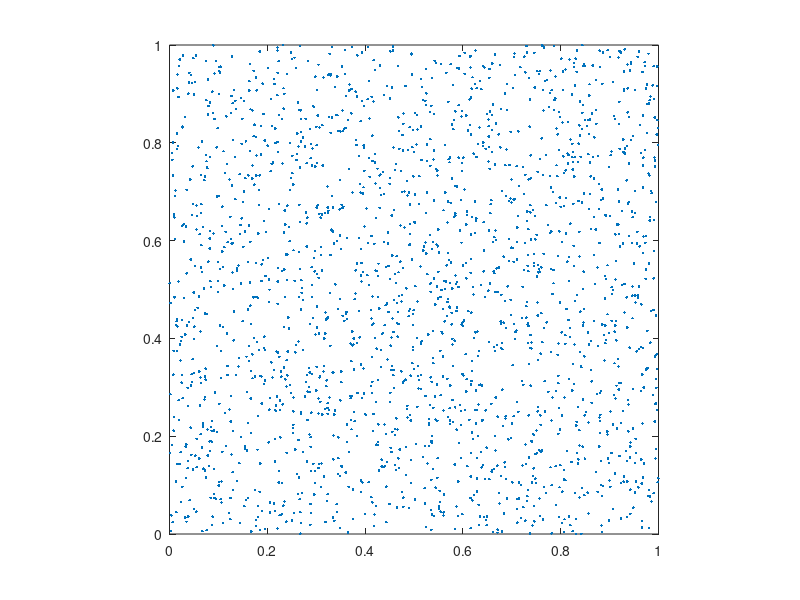

This chart was generated by the following MATLAB code: (Note: this script raises an error after producing the figure.)
%% Basic Settings.
clear;
close all;
warning off;

p = 5;

tol_hss = 1e-3;
tol_cg = 1e-8;
maxit = 100;

fprintf("tol_hss: %.1e\n", tol_hss);
fprintf("tol_cg: %.1e\n", tol_cg);
fprintf("maxit: %d\n", maxit);

%% Generate points x and omega.
n = 2^p;
nx = n;
ny = n;
N = nx * ny;
M = 2 * N;

x = rand(M, 2);

fprintf("M: %d, N: %d\n", M, N);

figure();
plot(x(:, 1), x(:, 2), "Marker", ".", "LineStyle", "none");
axis equal;
xlim([0, 1]);
ylim([0, 1]);

%% NUDFT2_Matrix.
A = NUDFT2_2D_Matrix(x, nx, ny);
kappa_A = cond(A);
fprintf("cond(A): %.1e\n", kappa_A);

%% NUDFT2.
min_points = p * n;
fprintf("min_points: %d\n", min_points);

tic;
A = NUDFT2_2D(nx, ny);
A.Construct_ID_Proxy(x, min_points, tol_hss);
t_construct = toc;
fprintf("Construct time: %.1e\n", t_construct);

r = A.Rank();
fprintf("HSS rank: %d\n", r);

mem_exact = M * N;
mem = A.Storage();
fprintf("Memory (GB): %.1e\n", double_to_gb(mem));
mem_ratio = mem / mem_exact;
fprintf("Mem ratio: %.1e\n", mem_ratio);

%% Apply.
u_ex = randn(N, 1) + randn(N, 1) * 1i;

tic;
f_nufft = MY_NUFFT2_2D(u_ex, x, nx, ny);
t_nufft = toc;
fprintf("NUFFT time: %.1e\n", t_nufft);

tic;
f = A.Apply(u_ex);
t_apply = toc;
fprintf("Apply time: %.1e\n", t_apply);

df = f - f_nufft;
rel_err = norm(df) / norm(f_nufft);
fprintf("Rel err: %.1e\n", rel_err);

%% URV Factorization.
tic;
A.URV_Factor();
t_factor = toc;
fprintf("Factor time: %.1e\n", t_factor);

%% MRI Reconstruction.
P = phantom('Modified Shepp-Logan', n);
u_ex = reshape(P, N, []);
f_nufft = MY_NUFFT2_2D(u_ex, x, nx, ny);

fprintf("Direct Solver\n");
tic;
u_direct = A.URV_Solve(f_nufft);
t_solve = toc;
fprintf("Direct solve time: %.1e\n", t_solve);
u_direct = real(u_direct);

r = f_nufft - MY_NUFFT2_2D(u_direct, x, nx, ny);
rel_res = norm(r) / norm(f_nufft);
fprintf("Rel res: %e\n", rel_res);

e = u_ex - u_direct;
rel_acc = norm(e) / norm(u_ex);
fprintf("Rel acc: %.1e\n", rel_acc);

fprintf("LSQR without Precond\n");
tic;
[u_cg, ~, ~, iter, ~] = INUDFT2_2D_CG(x, nx, ny, f_nufft, tol_cg, maxit);
t_iter = toc;
fprintf("Iterative solve time: %.1e\n", t_iter);
fprintf("Iter number: %d\n", iter);
u_cg = real(u_cg);

r = f_nufft - MY_NUFFT2_2D(u_cg, x, nx, ny);
rel_res = norm(r) / norm(f_nufft);
fprintf("Rel res: %e\n", rel_res);

e = u_ex - u_cg;
rel_acc = norm(e) / norm(u_ex);
fprintf("Rel acc: %.1e\n", rel_acc);

fprintf("LSQR with Precond\n");
tic;
[u_pcg, ~, ~, iter, ~] = INUDFT2_2D_PCG(A, x, nx, ny, f_nufft, tol_cg, maxit);
t_iter = toc;
fprintf("Iterative solve time: %.1e\n", t_iter);
fprintf("Iter number: %d\n", iter);
u_pcg = real(u_pcg);

r = f_nufft - MY_NUFFT2_2D(u_pcg, x, nx, ny);
rel_res = norm(r) / norm(f_nufft);
fprintf("Rel res: %e\n", rel_res);

e = u_ex - u_pcg;
rel_acc = norm(e) / norm(u_ex);
fprintf("Rel acc: %.1e\n", rel_acc);

P_reconstruct_direct = reshape(u_direct, n, n);
P_reconstruct_cg = reshape(u_cg, n, n);
P_reconstruct_pcg = reshape(u_pcg, n, n);

figure;
subplot(2, 2, 1);
imagesc(P);
colormap gray;
axis image;
axis off;
title('Original Shepp-Logan Phantom', 'FontSize', 12);
colorbar;
subplot(2, 2, 2);
imagesc(P_reconstruct_direct);
colormap gray;
axis image;
axis off;
title('Reconstructed Phantom from Direct Solver', 'FontSize', 12);
colorbar;
sgtitle('Reconstruction Comparison', ...
    'FontSize', 14, 'FontWeight', 'bold');
subplot(2, 2, 3);
imagesc(P_reconstruct_cg);
colormap gray;
axis image;
axis off;
title('Reconstructed Phantom from CG', 'FontSize', 12);
colorbar;
sgtitle('Reconstruction Comparison', ...
    'FontSize', 14, 'FontWeight', 'bold');
subplot(2, 2, 4);
imagesc(P_reconstruct_pcg);
colormap gray;
axis image;
axis off;
title('Reconstructed Phantom from PCG', 'FontSize', 12);
colorbar;
sgtitle('Reconstruction Comparison', ...
    'FontSize', 14, 'FontWeight', 'bold');
